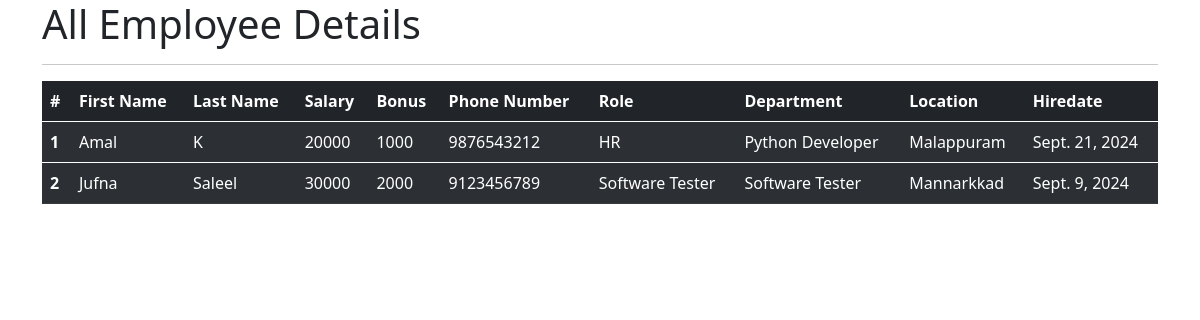
Page /all_emp/ on the committed database.
### emp_app/models.py (models this page shows, shortened)
class Employee(models.Model):
    first_name = models.CharField(max_length=100,null=False)
    last_name = models.CharField(max_length=100,null=False)
    dept = models.ForeignKey(Department,on_delete=models.CASCADE)
    salary = models.IntegerField(default=0)
    bonus = models.IntegerField(default=0)
    role = models.ForeignKey(Role,on_delete=models.CASCADE)
    phone = models.IntegerField(default=0)
    hire_date = models.DateField()
    def __str__(self):
        return "%s %s %s" %(self.first_name,self.last_name,self.phone)

class Role(models.Model):
    name = models.CharField(max_length=100,null=False)

class Department(models.Model):
    name = models.CharField(max_length=100,null=False)
    location = models.CharField(max_length=100,null=False)

### emp_app/views.py (the view)
# urls.py: path('all_emp/', views.all_emp, name='all_emp'),
def all_emp(request):
    emps = Employee.objects.all()
    context = {
        'emps' : emps
    }
    print(context)
    return render(request,'view_all_emp.html',context)

### emp_app/templates/view_all_emp.html (shortened to what this page needs)
<!doctype html>
<html lang="en">
  <head>
    <link href="https://cdn.jsdelivr.net/npm/bootstrap@5.0.2/dist/css/bootstrap.min.css" rel="stylesheet">
  </head>
  <body>
    <div class="container">
        <h1>All Employee Details</h1>
        <hr>
        <table class="table table-dark table-striped">
          <thead>
            <tr>
              <th scope="col">#</th>
              <th scope="col">First Name</th>
              <th scope="col">Last Name</th>
              <th scope="col">Salary</th>
              <th scope="col">Bonus</th>
              <th scope="col">Phone Number</th>
              <th scope="col">Role</th>
              <th scope="col">Department</th>
              <th scope="col">Location</th>
              <th scope="col">Hiredate</th>
            </tr>
          </thead>
          {% for emp in emps %}
          <tbody>
            <tr>
              <th scope="row">{{emp.id}}</th>
              <td>{{emp.first_name}}</td>
              <td>{{emp.last_name}}</td>
              <td>{{emp.salary}}</td>
              <td>{{emp.bonus}}</td>
              <td>{{emp.phone}}</td>
              <td>{{emp.role.name}}</td>
              <td>{{emp.dept.name}}</td>
              <td>{{emp.dept.location}}</td>
              <td>{{emp.hire_date}}</td>
            </tr>
          </tbody>
          {% endfor %}
        </table>
    </div>
  </body>
</html>

### rows in the picture
Employee: id "1", first_name "Amal", last_name "K", salary "20000", bonus "1000", phone "9876543212", role.name "HR", dept.name "Python Developer", dept.location "Malappuram", hire_date "Sept. 21, 2024"
Employee: id "2", first_name "Jufna", last_name "Saleel", salary "30000", bonus "2000", phone "9123456789", role.name "Software Tester", dept.name "Software Tester", dept.location "Mannarkkad", hire_date "Sept. 9, 2024"
